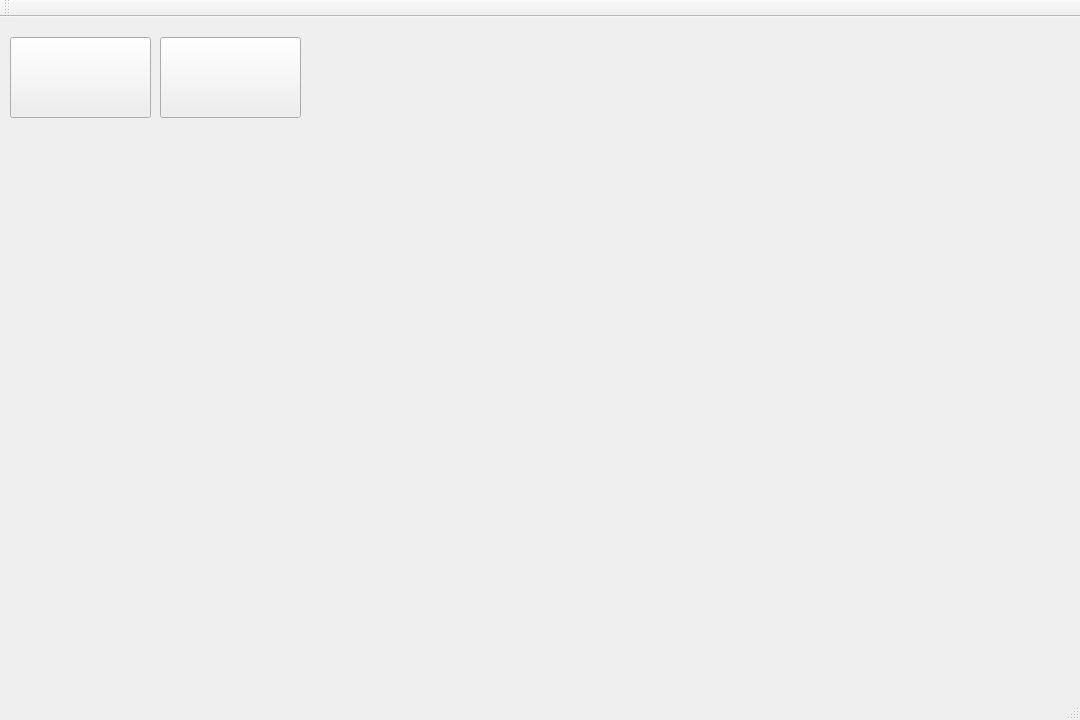
<?xml version="1.0" encoding="UTF-8"?>
<ui version="4.0">
 <class>MainWindow</class>
 <widget class="QMainWindow" name="MainWindow">
  <property name="geometry">
   <rect>
    <x>0</x>
    <y>0</y>
    <width>1080</width>
    <height>720</height>
   </rect>
  </property>
  <property name="sizeIncrement">
   <size>
    <width>100</width>
    <height>0</height>
   </size>
  </property>
  <property name="baseSize">
   <size>
    <width>0</width>
    <height>720</height>
   </size>
  </property>
  <property name="windowTitle">
   <string>MainWindow</string>
  </property>
  <property name="styleSheet">
   <string notr="true">border-image: url(:/new/background_image/image/background.jpg);</string>
  </property>
  <widget class="QWidget" name="centralWidget">
   <widget class="QPushButton" name="login">
    <property name="geometry">
     <rect>
      <x>10</x>
      <y>20</y>
      <width>141</width>
      <height>81</height>
     </rect>
    </property>
    <property name="styleSheet">
     <string notr="true">border-image: url(:/new/background_image/image/icon/login_in.png);</string>
    </property>
    <property name="text">
     <string/>
    </property>
   </widget>
   <widget class="QPushButton" name="signin">
    <property name="geometry">
     <rect>
      <x>160</x>
      <y>20</y>
      <width>141</width>
      <height>81</height>
     </rect>
    </property>
    <property name="styleSheet">
     <string notr="true">border-image: url(:/new/background_image/image/icon/signup.png);</string>
    </property>
    <property name="text">
     <string/>
    </property>
   </widget>
  </widget>
  <widget class="QToolBar" name="mainToolBar">
   <attribute name="toolBarArea">
    <enum>TopToolBarArea</enum>
   </attribute>
   <attribute name="toolBarBreak">
    <bool>false</bool>
   </attribute>
  </widget>
  <widget class="QStatusBar" name="statusBar"/>
 </widget>
 <layoutdefault spacing="6" margin="11"/>
 <resources/>
 <connections/>
</ui>
